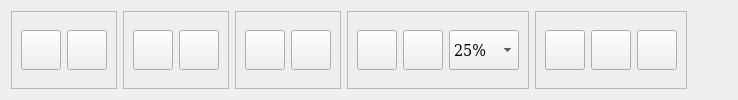
     <widget class="QFrame" name="frame_3">
      <property name="frameShape">
       <enum>QFrame::NoFrame</enum>
      </property>
      <property name="frameShadow">
       <enum>QFrame::Raised</enum>
      </property>
      <layout class="QHBoxLayout" name="horizontalLayout_5">
       <item>
        <widget class="QFrame" name="frame_2">
         <property name="frameShape">
          <enum>QFrame::StyledPanel</enum>
         </property>
         <property name="frameShadow">
          <enum>QFrame::Raised</enum>
         </property>
         <layout class="QHBoxLayout" name="horizontalLayout_3">
          <item>
           <widget class="QPushButton" name="btn_open_image">
            <property name="minimumSize">
             <size>
              <width>0</width>
              <height>40</height>
             </size>
            </property>
            <property name="text">
             <string/>
            </property>
            <property name="icon">
             <iconset>
              <normaloff>../../../icon/openImage.png</normaloff>../../../icon/openImage.png</iconset>
            </property>
            <property name="iconSize">
             <size>
              <width>30</width>
              <height>30</height>
             </size>
            </property>
            <property name="shortcut">
             <string>Ctrl+V</string>
            </property>
           </widget>
          </item>
          <item>
           <widget class="QPushButton" name="btn_open_video">
            <property name="minimumSize">
             <size>
              <width>0</width>
              <height>40</height>
             </size>
            </property>
            <property name="text">
             <string/>
            </property>
            <property name="icon">
             <iconset>
              <normaloff>../../../icon/openVideo.png</normaloff>../../../icon/openVideo.png</iconset>
            </property>
            <property name="iconSize">
             <size>
              <width>35</width>
              <height>30</height>
             </size>
            </property>
           </widget>
          </item>
         </layout>
        </widget>
       </item>
       <item>
        <widget class="QFrame" name="frame_5">
         <property name="frameShape">
          <enum>QFrame::StyledPanel</enum>
         </property>
         <property name="frameShadow">
          <enum>QFrame::Raised</enum>
         </property>
         <layout class="QHBoxLayout" name="horizontalLayout_8">
          <item>
           <widget class="QPushButton" name="btn_save_image">
            <property name="minimumSize">
             <size>
              <width>0</width>
              <height>40</height>
             </size>
            </property>
            <property name="text">
             <string/>
            </property>
            <property name="icon">
             <iconset>
              <normaloff>../../../icon/camera.png</normaloff>../../../icon/camera.png</iconset>
            </property>
            <property name="iconSize">
             <size>
              <width>40</width>
              <height>30</height>
             </size>
            </property>
           </widget>
          </item>
          <item>
           <widget class="QPushButton" name="btn_Record_video">
            <property name="sizePolicy">
             <sizepolicy hsizetype="Minimum" vsizetype="Fixed">
              <horstretch>0</horstretch>
              <verstretch>0</verstretch>
             </sizepolicy>
            </property>
            <property name="minimumSize">
             <size>
              <width>0</width>
              <height>40</height>
             </size>
            </property>
            <property name="text">
             <string/>
            </property>
            <property name="icon">
             <iconset>
              <normaloff>../../../icon/record.png</normaloff>../../../icon/record.png</iconset>
            </property>
            <property name="iconSize">
             <size>
              <width>30</width>
              <height>30</height>
             </size>
            </property>
            <property name="checkable">
             <bool>true</bool>
            </property>
           </widget>
          </item>
         </layout>
        </widget>
       </item>
       <item>
        <widget class="QFrame" name="frame_10">
         <property name="frameShape">
          <enum>QFrame::StyledPanel</enum>
         </property>
         <property name="frameShadow">
          <enum>QFrame::Raised</enum>
         </property>
         <layout class="QHBoxLayout" name="horizontalLayout_11">
          <item>
           <widget class="QPushButton" name="btn_rotate_left">
            <property name="minimumSize">
             <size>
              <width>0</width>
              <height>40</height>
             </size>
            </property>
            <property name="text">
             <string/>
            </property>
            <property name="icon">
             <iconset>
              <normaloff>../../../icon/rotate-left.png</normaloff>../../../icon/rotate-left.png</iconset>
            </property>
            <property name="iconSize">
             <size>
              <width>40</width>
              <height>30</height>
             </size>
            </property>
           </widget>
          </item>
          <item>
           <widget class="QPushButton" name="btn_rotate_right">
            <property name="minimumSize">
             <size>
              <width>0</width>
              <height>40</height>
             </size>
            </property>
            <property name="text">
             <string/>
            </property>
            <property name="icon">
             <iconset>
              <normaloff>../../../icon/rotate-right.png</normaloff>../../../icon/rotate-right.png</iconset>
            </property>
            <property name="iconSize">
             <size>
              <width>40</width>
              <height>30</height>
             </size>
            </property>
           </widget>
          </item>
         </layout>
        </widget>
       </item>
       <item>
        <widget class="QFrame" name="frame_6">
         <property name="frameShape">
          <enum>QFrame::StyledPanel</enum>
         </property>
         <property name="frameShadow">
          <enum>QFrame::Raised</enum>
         </property>
         <layout class="QHBoxLayout" name="horizontalLayout_10">
          <item>
           <widget class="QPushButton" name="btn_zoom_in">
            <property name="minimumSize">
             <size>
              <width>0</width>
              <height>40</height>
             </size>
            </property>
            <property name="text">
             <string/>
            </property>
            <property name="icon">
             <iconset>
              <normaloff>../../../icon/zoom-in.png</normaloff>../../../icon/zoom-in.png</iconset>
            </property>
            <property name="iconSize">
             <size>
              <width>40</width>
              <height>30</height>
             </size>
            </property>
           </widget>
          </item>
          <item>
           <widget class="QPushButton" name="btn_zoom_out">
            <property name="minimumSize">
             <size>
              <width>0</width>
              <height>40</height>
             </size>
            </property>
            <property name="text">
             <string/>
            </property>
            <property name="icon">
             <iconset>
              <normaloff>../../../icon/zoom-out.png</normaloff>../../../icon/zoom-out.png</iconset>
            </property>
            <property name="iconSize">
             <size>
              <width>40</width>
              <height>30</height>
             </size>
            </property>
           </widget>
          </item>
          <item>
           <widget class="QComboBox" name="coombo_zoom">
            <property name="minimumSize">
             <size>
              <width>0</width>
              <height>40</height>
             </size>
            </property>
            <property name="font">
             <font>
              <family>DejaVu Serif Condensed</family>
              <pointsize>12</pointsize>
             </font>
            </property>
            <item>
             <property name="text">
              <string>25%</string>
             </property>
            </item>
            <item>
             <property name="text">
              <string>50%</string>
             </property>
            </item>
            <item>
             <property name="text">
              <string>75%</string>
             </property>
            </item>
            <item>
             <property name="text">
              <string>100%</string>
             </property>
            </item>
            <item>
             <property name="text">
              <string>125%</string>
             </property>
            </item>
            <item>
             <property name="text">
              <string>150%</string>
             </property>
            </item>
            <item>
             <property name="text">
              <string>175%</string>
             </property>
            </item>
            <item>
             <property name="text">
              <string>200%</string>
             </property>
            </item>
           </widget>
          </item>
         </layout>
        </widget>
       </item>
       <item>
        <widget class="QFrame" name="frame_9">
         <property name="frameShape">
          <enum>QFrame::StyledPanel</enum>
         </property>
         <property name="frameShadow">
          <enum>QFrame::Raised</enum>
         </property>
         <layout class="QHBoxLayout" name="horizontalLayout_9">
          <item>
           <widget class="QPushButton" name="btn_start">
            <property name="minimumSize">
             <size>
              <width>0</width>
              <height>40</height>
             </size>
            </property>
            <property name="text">
             <string/>
            </property>
            <property name="icon">
             <iconset>
              <normaloff>../../../icon/play.png</normaloff>../../../icon/play.png</iconset>
            </property>
            <property name="iconSize">
             <size>
              <width>40</width>
              <height>30</height>
             </size>
            </property>
           </widget>
          </item>
          <item>
           <widget class="QPushButton" name="btn_pause">
            <property name="minimumSize">
             <size>
              <width>0</width>
              <height>40</height>
             </size>
            </property>
            <property name="text">
             <string/>
            </property>
            <property name="icon">
             <iconset>
              <normaloff>../../../icon/pause.png</normaloff>../../../icon/pause.png</iconset>
            </property>
            <property name="iconSize">
             <size>
              <width>40</width>
              <height>30</height>
             </size>
            </property>
           </widget>
          </item>
          <item>
           <widget class="QPushButton" name="btn_stop">
            <property name="minimumSize">
             <size>
              <width>0</width>
              <height>40</height>
             </size>
            </property>
            <property name="text">
             <string/>
            </property>
            <property name="icon">
             <iconset>
              <normaloff>../../../icon/Stop.png</normaloff>../../../icon/Stop.png</iconset>
            </property>
            <property name="iconSize">
             <size>
              <width>40</width>
              <height>30</height>
             </size>
            </property>
           </widget>
          </item>
         </layout>
        </widget>
       </item>
       <item>
        <spacer name="horizontalSpacer_5">
         <property name="orientation">
          <enum>Qt::Horizontal</enum>
         </property>
         <property name="sizeHint" stdset="0">
          <size>
           <width>40</width>
           <height>20</height>
          </size>
         </property>
        </spacer>
       </item>
      </layout>
     </widget>
